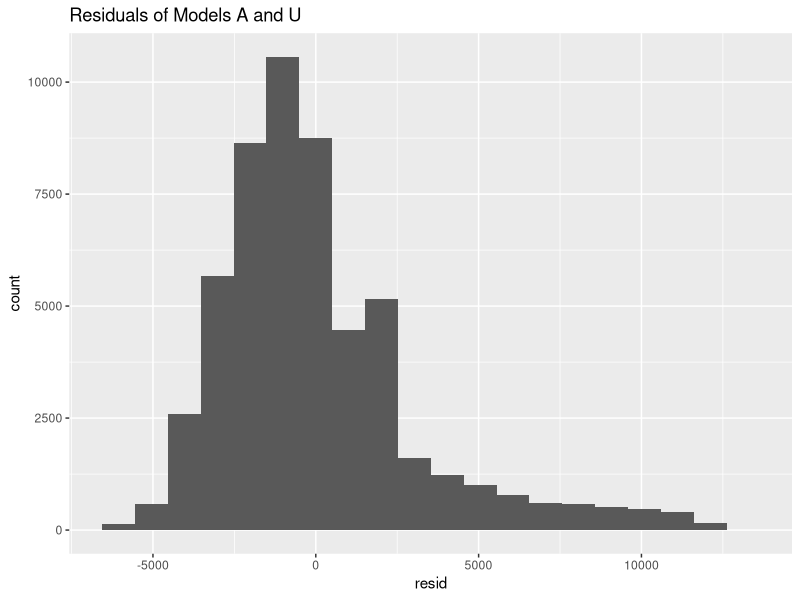
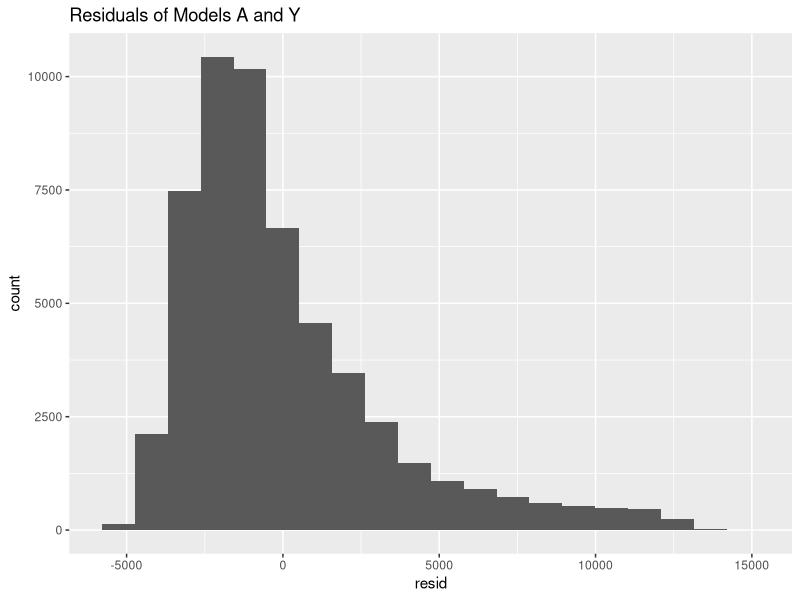
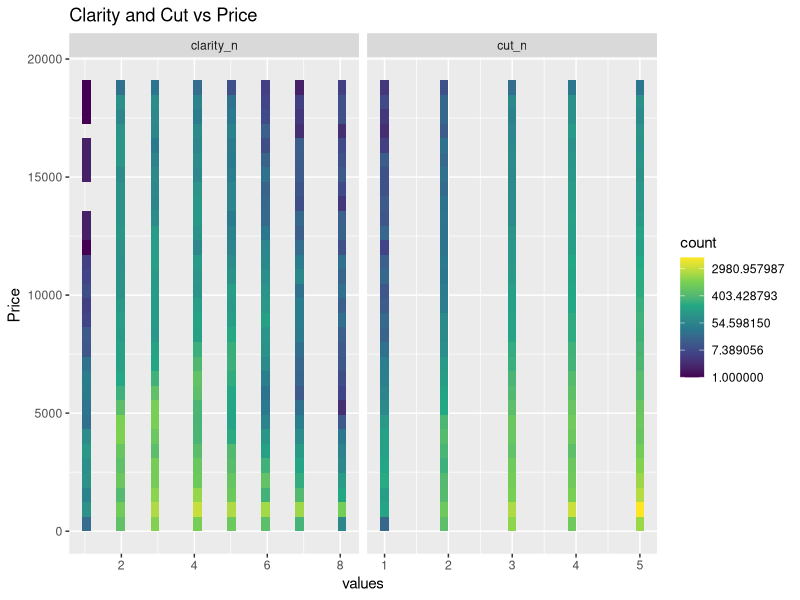
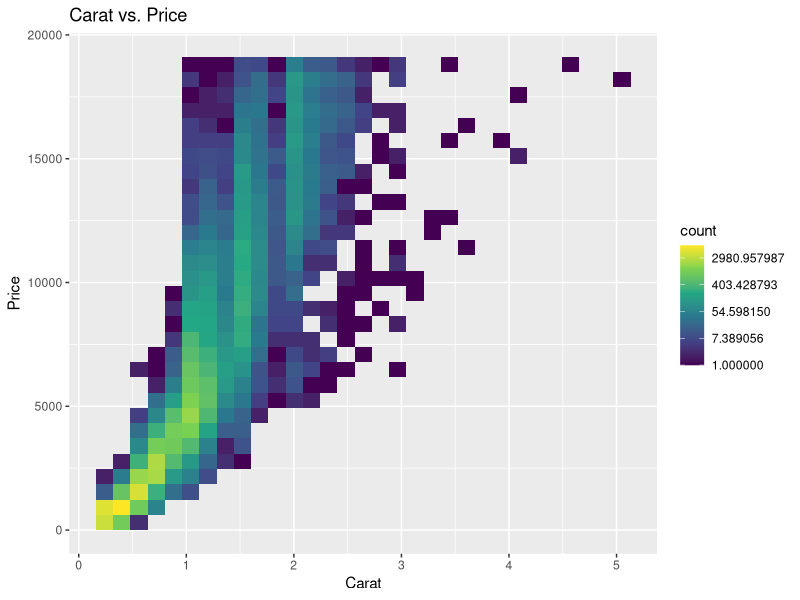
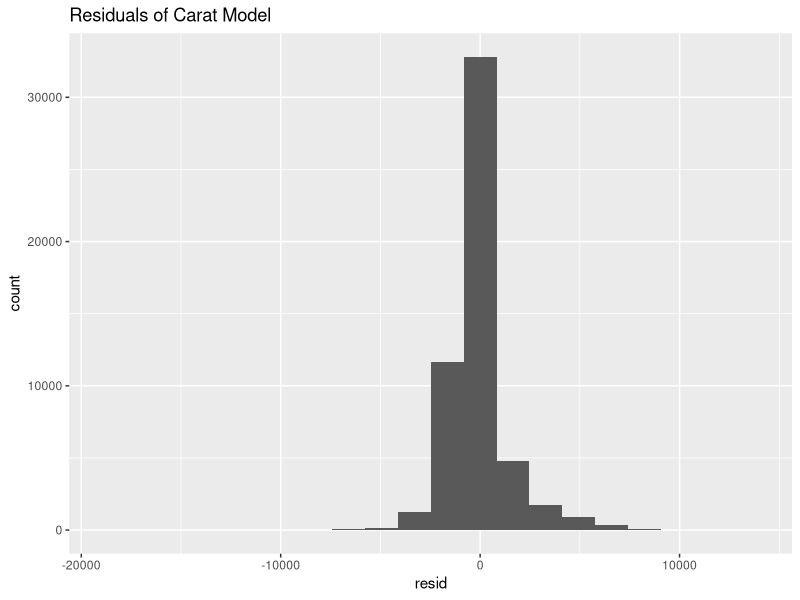
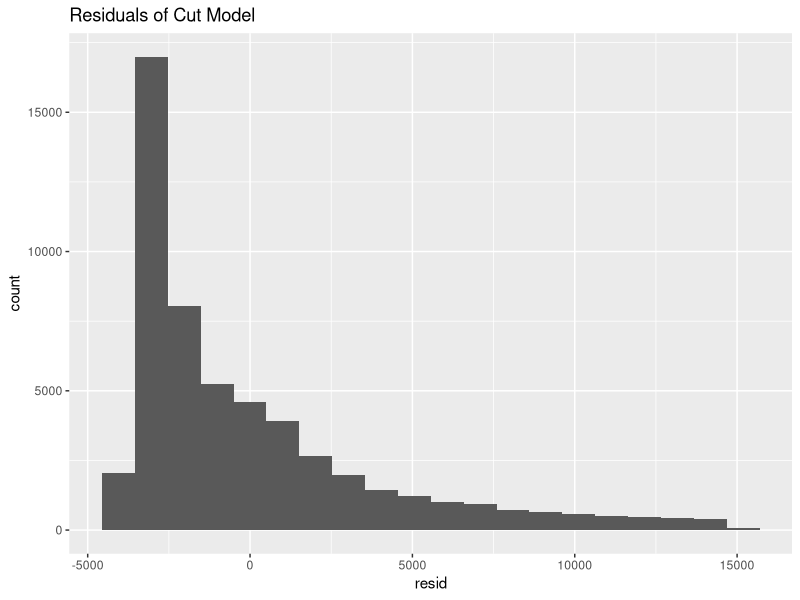
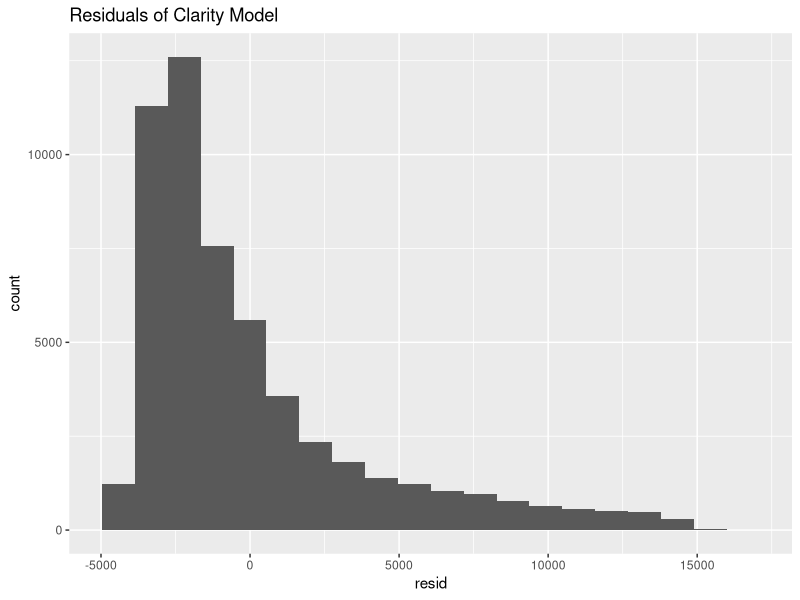

These figures' R source, in order: (Note: this script raises an error after producing the figures.)
## ---- chunk 1
library(readr)
diamond_df <- read_csv("data/diamonds.csv")
## ---- chunk 2
library(tidyverse)
diamond_1 <- diamonds %>%
  select(carat, cut, clarity, price) %>%
  mutate(
    cut_n = as.numeric(factor(
      cut,
      levels = c("Fair", "Good", "Very Good", "Premium", "Ideal")
    )
  ),
    clarity_n = as.numeric(factor(
      clarity,
      levels = c("I1", "SI2", "SI1", "VS2", "VS1", "VVS2", "VVS1", "IF")
    ))
  )
## ---- chunk 3
library(broom)
library(tidyverse)
library(modelr)
Diamond_model_a <- lm(price ~ carat, data = diamond_1)
Diamond_model_a %>%
  glance()

Diamond_model_u <- lm(price ~ cut_n, data = diamond_1)
Diamond_model_u %>%
  glance()

Diamond_model_y <- lm(price ~ clarity_n, data = diamond_1)
Diamond_model_y %>%
  glance()

diamond_ma_df <- diamond_1 %>%
  add_predictions(Diamond_model_a) %>%
  add_residuals(Diamond_model_a)
diamond_mu_df <- diamond_1 %>%
  add_predictions(Diamond_model_u) %>%
  add_residuals(Diamond_model_u)
diamond_my_df <- diamond_1 %>%
  add_predictions(Diamond_model_y) %>%
  add_residuals(Diamond_model_y)
## ---- chunk 4
diamond_2 <- diamond_1 %>%
  mutate(
    Weight_com_Clar = clarity_n / carat,
    Weight_com_Cut = cut_n / carat
  )
## ---- chunk 5
Diamond_model_au <- lm(price ~ Weight_com_Cut, data = diamond_2)
## ---- chunk 6
Diamond_model_au %>%
  tidy()
## ---- chunk 7
Diamond_model_au %>%
  glance()
## ---- chunk 8
Diamond_model_ay <- lm(price ~ Weight_com_Clar, data = diamond_2)
## ---- chunk 9
Diamond_model_ay %>%
  tidy()
## ---- chunk 10
Diamond_model_ay %>%
  glance()
## ---- chunk 11
diamond_may_df <- diamond_2 %>%
  add_predictions(Diamond_model_ay) %>%
  add_residuals(Diamond_model_ay)

diamond_mau_df <- diamond_2 %>%
  add_predictions(Diamond_model_au) %>%
  add_residuals(Diamond_model_au)
## ---- chunk 12
diamond_mau_df %>%
  ggplot()+
  geom_histogram(mapping = aes(x = resid), bins = 20) +
  labs(title = "Residuals of Models A and U")
## ---- chunk 13
diamond_may_df %>%
  ggplot()+
  geom_histogram(mapping = aes(x = resid), bins = 20) +
  labs(title = "Residuals of Models A and Y")
## ---- chunk 14
diamond_1 %>%
  pivot_longer(cols = cut_n|clarity_n,
               names_to = "measurement",
               values_to = "value") %>%
  ggplot() +
  geom_bin2d(aes(x = value, y = price)) +
  labs(
    title = "Clarity and Cut vs. Price",
    x = "values",
    y = "Price"
  ) + 
scale_fill_viridis_c(trans = "log") +
  facet_wrap(~ measurement, scales = "free_x") +
  labs(title = "Clarity and Cut vs Price")
## ---- chunk 15
diamond_1 %>%
  ggplot() +
  geom_bin2d(aes(x = carat, y = price)) +
  labs(
    title = "Carat vs. Price",
    x = "Carat",
    y = "Price"
  ) + 
scale_fill_viridis_c(trans = "log")
## ---- chunk 16
diamond_ma_df %>%
  ggplot()+
  geom_histogram(mapping = aes(x = resid), bins = 20) +
  labs(title = "Residuals of Carat Model")
diamond_mu_df %>%
  ggplot()+
  geom_histogram(mapping = aes(x = resid), bins = 20) +
  labs(title = "Residuals of Cut Model")
diamond_my_df %>%
  ggplot()+
  geom_histogram(mapping = aes(x = resid), bins = 20) +
  labs(title = "Residuals of Clarity Model")
## ---- chunk 17
sessionInfo()
suppressPackageStartupMessages(library(tidyverse))
suppressPackageStartupMessages(library(broom))
suppressPackageStartupMessages(library(modelr))
diamonds <- readr::read_csv("data/sample_data.csv")
## ---- chunk 18
diamond_1 <- diamonds %>%
  select(carat, cut, clarity, price) %>%
  mutate(
    cut_n = as.numeric(factor(
      cut,
      levels = c("Fair", "Good", "Very Good", "Premium", "Ideal")
    )
  ),
    clarity_n = as.numeric(factor(
      clarity,
      levels = c("I1", "SI2", "SI1", "VS2", "VS1", "VVS2", "VVS1", "IF")
    ))
  )
## ---- chunk 19
diamond_1 %>%
  pivot_longer(cols = cut_n:clarity_n,
               names_to = "measurement",
               values_to = "value") %>%
  ggplot() +
    geom_bin2d(aes(x = value, y = price)) +
    scale_fill_viridis_c(trans = "log") +
    facet_wrap(~ measurement, scales = "free_x")
## ---- chunk 20
diamond_1 %>%
  ggplot() +
  geom_bin2d(aes(x = carat, y = price)) +
  labs(
    title = "Carat vs. Price",
    x = "Carat",
    y = "Price"
  ) + 
scale_fill_viridis_c(trans = "log")
## ---- chunk 21
Diamond_model_a <- lm(price ~ carat, data = diamond_1)
## ---- chunk 22
Diamond_model_a %>%
  tidy()
## ---- chunk 23
Diamond_model_a %>%
  glance()
## ---- chunk 24
Diamond_model_u <- lm(price ~ cut_n, data = diamond_1)
## ---- chunk 25
Diamond_model_u %>%
  tidy()
## ---- chunk 26
Diamond_model_u %>%
  glance()
## ---- chunk 27
Diamond_model_y <- lm(price ~ clarity_n, data = diamond_1)
## ---- chunk 28
Diamond_model_y %>%
  tidy()
## ---- chunk 29
Diamond_model_y %>%
  glance()
## ---- chunk 30
diamond_ma_df <- diamond_1 %>%
  add_predictions(Diamond_model_a) %>%
  add_residuals(Diamond_model_a)
## ---- chunk 31
diamond_ma_df
## ---- chunk 32
ggplot(diamond_ma_df) +
  geom_bin2d(aes(x = price, y = carat)) +
  labs(
    title = "Carat vs. Price",
    x = "Price",
    y = "Carat"
  ) + 
scale_fill_viridis_c(trans = "log") +
  geom_abline(slope = Diamond_model_a$coefficients[2], intercept = Diamond_model_a$coefficients[1])
## ---- chunk 33
diamond_mu_df <- diamond_1 %>%
  add_predictions(Diamond_model_u) %>%
  add_residuals(Diamond_model_u)
## ---- chunk 34
diamond_mu_df
## ---- chunk 35
ggplot(diamond_mu_df) +
  geom_point(mapping = aes(x = price, y = cut_n)) +
  geom_abline(slope = Diamond_model_u$coefficients[2], intercept = Diamond_model_u$coefficients[1])
## ---- chunk 36
diamond_my_df <- diamond_1 %>%
  add_predictions(Diamond_model_y) %>%
  add_residuals(Diamond_model_y)
## ---- chunk 37
diamond_my_df
## ---- chunk 38
ggplot(diamond_my_df) +
  geom_point(mapping = aes(x = price, y = clarity_n)) +
  geom_abline(slope = Diamond_model_y$coefficients[2], intercept = Diamond_model_y$coefficients[1])
## ---- chunk 39
diamond_ma_df %>%
  ggplot()+
  geom_histogram(mapping = aes(x = resid), bins = 20) +
  labs(title = "Residuals of Model A")
## ---- chunk 40
diamond_mu_df %>%
  ggplot()+
  geom_histogram(mapping = aes(x = resid), bins = 20) +
  labs(title = "Residuals of Model U")
## ---- chunk 41
diamond_my_df %>%
  ggplot()+
  geom_histogram(mapping = aes(x = resid), bins = 20) +
  labs(title = "Residuals of Model Y")
## ---- chunk 42
diamond_2 <- diamond_1 %>%
  mutate(
    Weight_com_Clar = clarity_n / carat,
    Weight_com_Cut = cut_n / carat
  )
## ---- chunk 43
Diamond_model_au <- lm(price ~ Weight_com_Cut, data = diamond_2)
## ---- chunk 44
Diamond_model_au %>%
  tidy()
## ---- chunk 45
Diamond_model_au %>%
  glance()
## ---- chunk 46
Diamond_model_ay <- lm(price ~ Weight_com_Clar, data = diamond_2)
## ---- chunk 47
Diamond_model_ay %>%
  tidy()
## ---- chunk 48
Diamond_model_ay %>%
  glance()
## ---- chunk 49
diamond_may_df <- diamond_2 %>%
  add_predictions(Diamond_model_ay) %>%
  add_residuals(Diamond_model_ay)
## ---- chunk 50
diamond_mau_df <- diamond_2 %>%
  add_predictions(Diamond_model_au) %>%
  add_residuals(Diamond_model_au)
## ---- chunk 51
diamond_mau_df %>%
  ggplot()+
  geom_histogram(mapping = aes(x = resid), bins = 20) +
  labs(title = "Residuals of Models A and U")
## ---- chunk 52
diamond_may_df %>%
  ggplot()+
  geom_histogram(mapping = aes(x = resid), bins = 20) +
  labs(title = "Residuals of Models A and Y")
